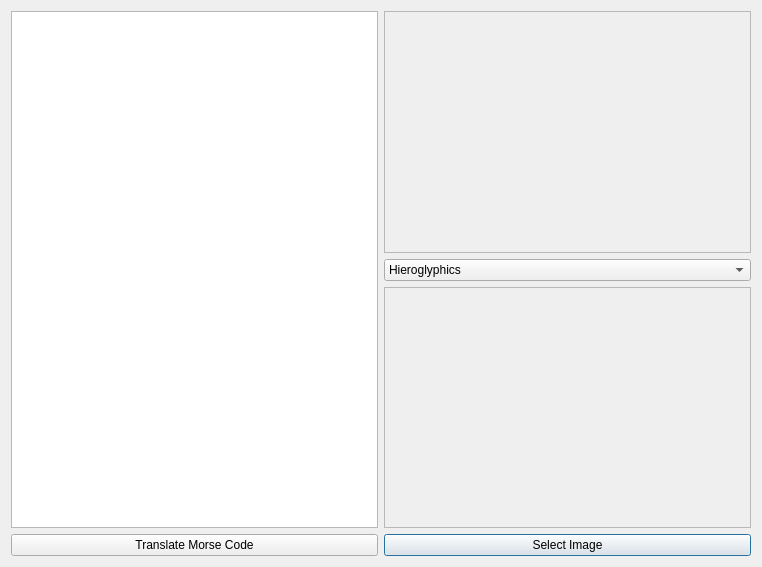
<?xml version="1.0" encoding="UTF-8"?>
<ui version="4.0">
 <class>Dialog</class>
 <widget class="QDialog" name="Dialog">
  <property name="enabled">
   <bool>true</bool>
  </property>
  <property name="geometry">
   <rect>
    <x>0</x>
    <y>0</y>
    <width>762</width>
    <height>567</height>
   </rect>
  </property>
  <property name="windowTitle">
   <string>Translation</string>
  </property>
  <layout class="QGridLayout" name="gridLayout">
   <item row="1" column="1">
    <widget class="QComboBox" name="languageKeyComboBox">
     <item>
      <property name="text">
       <string>Hieroglyphics</string>
      </property>
     </item>
     <item>
      <property name="text">
       <string>Unknown Pokemon</string>
      </property>
     </item>
     <item>
      <property name="text">
       <string>Morse Code</string>
      </property>
     </item>
     <item>
      <property name="text">
       <string>Wingdings</string>
      </property>
     </item>
     <item>
      <property name="text">
       <string>PigPen</string>
      </property>
     </item>
    </widget>
   </item>
   <item row="0" column="0" rowspan="3">
    <widget class="QTextEdit" name="textEdit"/>
   </item>
   <item row="0" column="1">
    <widget class="QScrollArea" name="keyScrollArea">
     <property name="widgetResizable">
      <bool>true</bool>
     </property>
     <widget class="QWidget" name="scrollAreaWidgetContents">
      <property name="geometry">
       <rect>
        <x>0</x>
        <y>0</y>
        <width>624</width>
        <height>800</height>
       </rect>
      </property>
      <layout class="QGridLayout" name="gridLayout_3">
       <item row="0" column="0">
        <widget class="QLabel" name="languageKeyLabel">
         <property name="text">
          <string>&lt;html&gt;&lt;head/&gt;&lt;body&gt;&lt;p&gt;&lt;img src=&quot;:/translation_images/hieroglyphics.jpg&quot;/&gt;&lt;/p&gt;&lt;/body&gt;&lt;/html&gt;</string>
         </property>
        </widget>
       </item>
      </layout>
     </widget>
    </widget>
   </item>
   <item row="2" column="1">
    <layout class="QHBoxLayout" name="horizontalLayout">
     <item>
      <widget class="QScrollArea" name="selectedImageScrollArea">
       <property name="widgetResizable">
        <bool>true</bool>
       </property>
       <widget class="QWidget" name="scrollAreaWidgetContents_2">
        <property name="geometry">
         <rect>
          <x>0</x>
          <y>0</y>
          <width>358</width>
          <height>230</height>
         </rect>
        </property>
        <layout class="QGridLayout" name="gridLayout_2">
         <item row="0" column="0">
          <widget class="QLabel" name="selectedImageLabel">
           <property name="text">
            <string>&lt;html&gt;&lt;head/&gt;&lt;body&gt;&lt;p&gt;&lt;img src=&quot;:/Resource/puppy.png&quot;/&gt;&lt;/p&gt;&lt;/body&gt;&lt;/html&gt;</string>
           </property>
          </widget>
         </item>
        </layout>
       </widget>
      </widget>
     </item>
    </layout>
   </item>
   <item row="3" column="1">
    <widget class="QPushButton" name="selectImageButton">
     <property name="text">
      <string>Select Image</string>
     </property>
    </widget>
   </item>
   <item row="3" column="0">
    <widget class="QPushButton" name="translateMorseCodeButton">
     <property name="text">
      <string>Translate Morse Code</string>
     </property>
    </widget>
   </item>
  </layout>
 </widget>
 <resources>
  <include location="translation_images.qrc"/>
 </resources>
 <connections/>
</ui>
